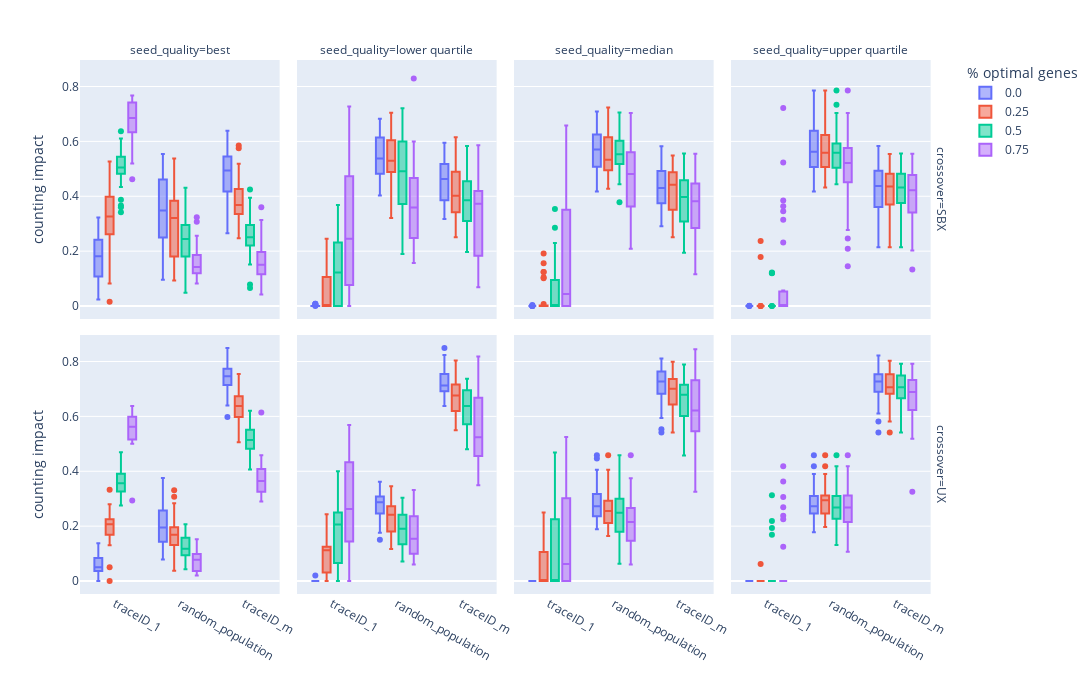

The notebook cell saved with this chart:
### Code cell
#Impact values for dimension 8 only

import pandas as pd
import plotly.express as px
import plotly.graph_objects as go
import plotly.subplots as sp

gen = 50
dim = 8

ci_df = pd.read_csv("../data/sphere_function_data_out/counting_impact.csv")
only_last_gen_ci = ci_df[ci_df.generation == gen]
only_last_gen_ci['random_population'] = only_last_gen_ci[['traceID_2', 'traceID_3', 'traceID_4', 'traceID_5', 'traceID_6', 'traceID_7', 'traceID_8', 'traceID_9', 'traceID_10', 'traceID_11', 'traceID_12', 'traceID_13', 'traceID_14', 'traceID_15', 'traceID_16', 'traceID_17', 'traceID_18', 'traceID_19', 'traceID_20']].sum(axis=1)

#filter runs with optimal and worst point:
only_last_gen_ci = only_last_gen_ci[only_last_gen_ci.dim == 8]
only_last_gen_ci = only_last_gen_ci[only_last_gen_ci.seed_quality != "udopia"]
only_last_gen_ci = only_last_gen_ci[only_last_gen_ci.seed_quality != "dystopia"]
only_last_gen_ci = only_last_gen_ci[['traceID_1', 'random_population', 'traceID_m', 'percentage_of_optimal_genes', 'seed_quality', 'crossover']]


#CI of Fitness = 1
fig = px.box(
    only_last_gen_ci,
    color="percentage_of_optimal_genes",
    facet_col="seed_quality",
    facet_row="crossover",
    labels={
            "value": "counting impact",
            "variable": "",
            "percentage_of_optimal_genes": "% optimal genes",
            "traceID_1" : "seed ind"
        },
    height=700, width=1400)

fig.write_image("figures/genome_vs_fitness_impact.pdf")
fig.show()
